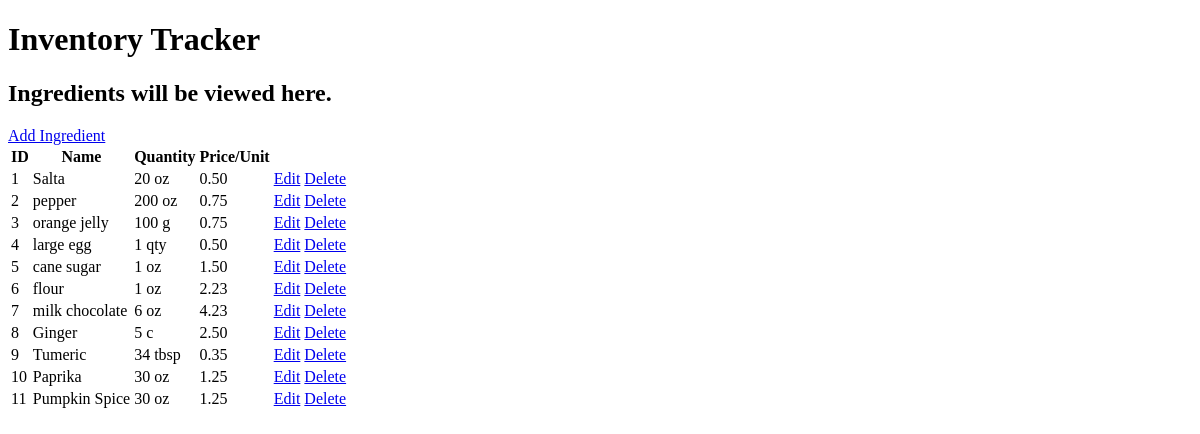
Before: /ingredients/ with the older database file.
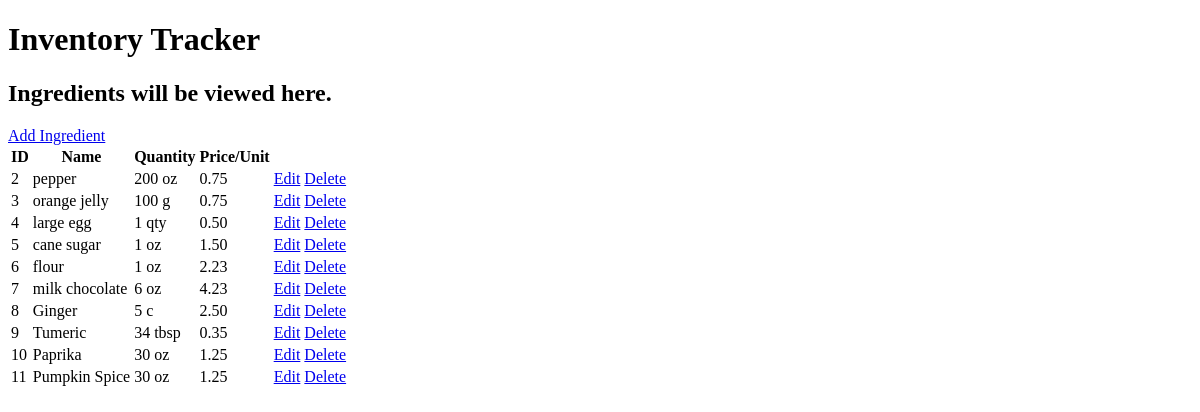
After: the same page with the newer database file.
### inventory_tracker/models.py (models this page shows, shortened)
class Ingredient(models.Model):
    COOKING_UNITS = {
        "tsp": "Teaspoon",
        "tbsp": "Tablespoon",
        "fl oz": "Fluid Ounce",
        "c": "Cup",
        "pt": "Pint",
        "gal": "Gallon",
        "ml": "Milliliter",
        "l": "Liter",
        "g": "Gram",
        "kg": "Kilogram",
        "oz": "Ounce",
        "lb": "Pound",
        "mg": "Milligram",
        "cn": "Can",
        "pkg": "Package",
        "qty": "Quantity"
    }
    name = models.CharField(max_length=250)
    quantity = models.IntegerField()
    unit_name = models.CharField(max_length=5, choices=COOKING_UNITS)
    price_per_unit = models.DecimalField(max_digits=8, decimal_places=2)

### inventory_tracker/views.py (the view)
# urls.py: path('ingredients/', views.InventoryItemListView.as_view(), name='ingredient-list'),
class InventoryItemListView(ListView):
    model = Ingredient
    template_name = "ingredients/index.html"
    context_object_name = "ingredients"

### inventory_tracker/templates/ingredients/index.html (shortened to what this page needs)
{% extends 'base.html' %}
{% block body %}
    <h2>Ingredients will be viewed here.</h2>
    <a href="{% url 'add-ingredient' %}">Add Ingredient</a>
    <table>
        <thead>
            <th>ID</th>
            <th>Name</th>
            <th>Quantity</th>
            <th>Price/Unit</th>
        </thead>
        {% for ingredient in ingredients %}
            <tr>
                <td>{{ ingredient.pk }}</td>
                <td>{{ ingredient.name }}</td>
                <td>{{ ingredient.quantity }} {{ ingredient.unit_name}}</td>
                <td>{{ ingredient.price_per_unit }}</td>
                <td><a href="{% url 'ingredient-edit' pk=ingredient.pk %}">Edit</a></td>
                <td><a href="{% url 'ingredient-delete' pk=ingredient.pk %}">Delete</a></td>
            </tr>
        {% endfor %}
    </table>
{% endblock %}

Changed rows visible on the page:
removed Ingredient: pk "1", name "Salta", quantity "20", unit_name "oz", price_per_unit "0.50"
